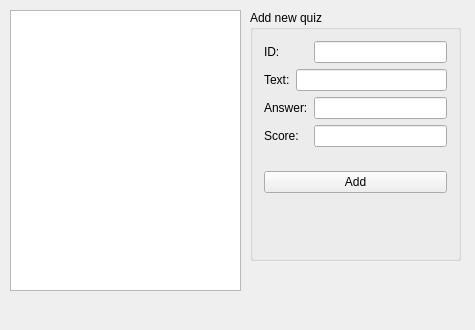
<?xml version="1.0" encoding="UTF-8"?>
<ui version="4.0">
 <class>Quiz2Class</class>
 <widget class="QMainWindow" name="Quiz2Class">
  <property name="geometry">
   <rect>
    <x>0</x>
    <y>0</y>
    <width>475</width>
    <height>330</height>
   </rect>
  </property>
  <property name="windowTitle">
   <string>Presenter</string>
  </property>
  <widget class="QWidget" name="centralWidget">
   <widget class="QListWidget" name="listWidgetQuizes">
    <property name="geometry">
     <rect>
      <x>10</x>
      <y>10</y>
      <width>231</width>
      <height>281</height>
     </rect>
    </property>
   </widget>
   <widget class="QGroupBox" name="groupBox">
    <property name="geometry">
     <rect>
      <x>250</x>
      <y>10</y>
      <width>211</width>
      <height>251</height>
     </rect>
    </property>
    <property name="title">
     <string>Add new quiz</string>
    </property>
    <layout class="QGridLayout" name="gridLayout">
     <item row="0" column="0">
      <widget class="QLabel" name="label">
       <property name="text">
        <string>ID:</string>
       </property>
      </widget>
     </item>
     <item row="2" column="2">
      <widget class="QLineEdit" name="lineEditAnswer"/>
     </item>
     <item row="2" column="0" colspan="2">
      <widget class="QLabel" name="label_3">
       <property name="text">
        <string>Answer:</string>
       </property>
      </widget>
     </item>
     <item row="1" column="0">
      <widget class="QLabel" name="label_2">
       <property name="text">
        <string>Text:</string>
       </property>
      </widget>
     </item>
     <item row="4" column="0" rowspan="2" colspan="3">
      <widget class="QPushButton" name="pushButtonAdd">
       <property name="text">
        <string>Add</string>
       </property>
      </widget>
     </item>
     <item row="3" column="0" colspan="2">
      <widget class="QLabel" name="label_4">
       <property name="text">
        <string>Score:</string>
       </property>
      </widget>
     </item>
     <item row="1" column="1" colspan="2">
      <widget class="QLineEdit" name="lineEditText"/>
     </item>
     <item row="0" column="2">
      <widget class="QLineEdit" name="lineEditID"/>
     </item>
     <item row="3" column="2">
      <widget class="QLineEdit" name="lineEditScore"/>
     </item>
     <item row="6" column="0" colspan="3">
      <widget class="QLabel" name="labelError">
       <property name="text">
        <string/>
       </property>
      </widget>
     </item>
    </layout>
   </widget>
  </widget>
 </widget>
 <layoutdefault spacing="6" margin="11"/>
 <resources>
  <include location="Quiz2.qrc"/>
 </resources>
 <connections/>
</ui>
